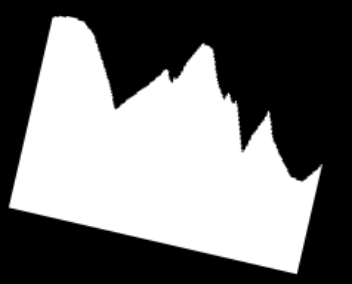
#> input picture proj1/1.png, 352 x 284 px, given in place of 1.pngimage.png, which was not available
$ python piro13.py ../proj1/1.png 5 3
#> lines starting #> are read from the running program, lines starting #| are printed output that depends on the picture; pictures that were not available may be replaced by others from this repository, and a replacement may not be noted
import cv2
import sys
import numpy as np
from matplotlib import pyplot as plt
from scipy import ndimage
import math
import copy
from skimage.measure import find_contours, approximate_polygon, \
    subdivide_polygon
import random

def rotate_img(img, angle):
    return ndimage.rotate(img, angle)

def ourRound(number):
    return round(float(number)/200)

# [6 lines left out: function printResults, not called in this run]

def loadFullImage(path,L,K):
#> called with path = '../proj1/1.png', L = 5, K = 3
    filename=path+'image.png'
    img = cv2.imread(filename,0)
#> img is the input picture: shape (284, 352); min 0, max 255, mean 115
    rows=L*200
    cols=K*200
    right=img.shape[1]
#> right = 352
    bottom=img.shape[0]
#> bottom = 284
    pts1 = np.float32([[right,0],[right,bottom],[0,bottom],[0,0]])
#> pts1 = [[352, 0], [352, 284], [0, 284], [0, 0]]
    pts2 = np.float32([[cols,0],[cols,rows],[0,rows],[0,0]])
    M = cv2.getPerspectiveTransform(pts1,pts2)
#> M = [[1.7, 0, 0], [0, 3.52, 0], [0, 0, 1]]
    dst = cv2.warpPerspective(img,M,(cols,rows))
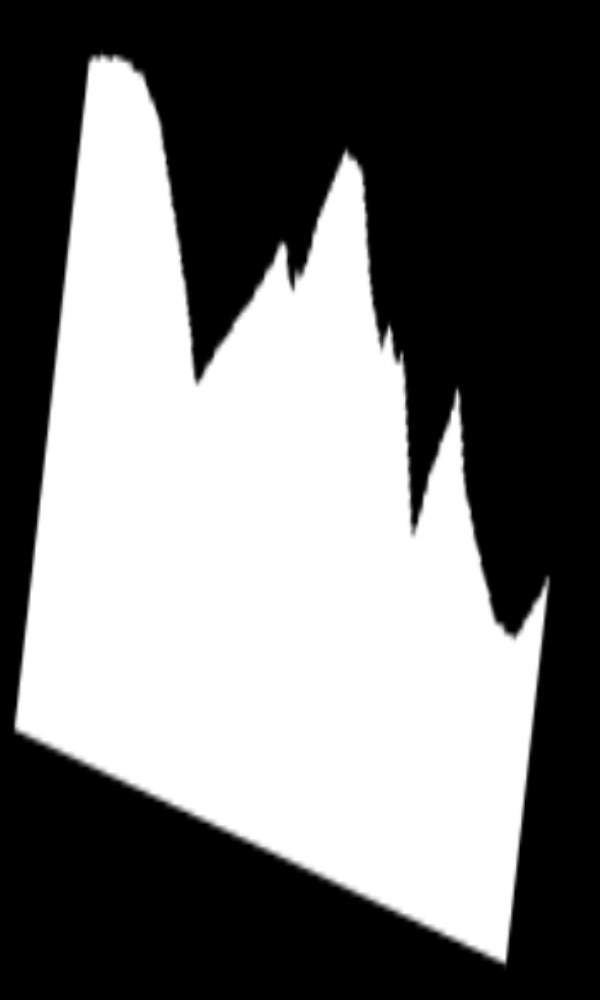
#> dst: shape (1000, 600); min 0, max 255, mean 115
    return dst

def transformCorners(img,rows,cols, rgb):
    pts1 = np.float32(findCorners(rgb))
    pts2 = np.float32([[0,rows],[0,0],[cols,0],[cols,rows]])
    M = cv2.getPerspectiveTransform(pts1,pts2)
    dst = cv2.warpPerspective(img,M,(cols,rows))
    return dst

def loadImages(L,K,path,imgFull):
#> called with L = 5, K = 3, path = '../proj1/1.png'
    images = []
    rows=200
    cols=200
    for i in range(0,(L*K)):
        filename=path+str(i)+'.png'
        img = cv2.imread(filename, 0)
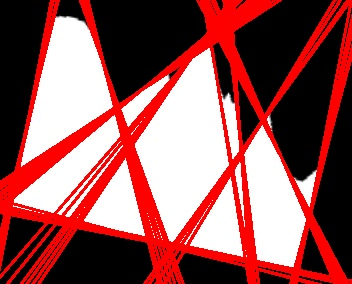
#> input picture proj1/houghlines3.jpg, 352 x 284 px, given in place of 1.png0.png, which was not available
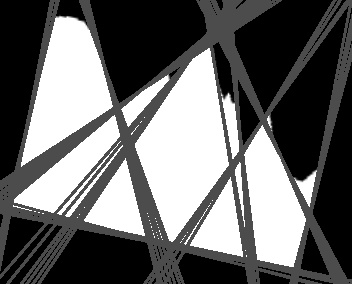
#> img: shape (284, 352); min 0, max 255, mean 104.6
        rgb = cv2.imread(filename, -1)
#> rgb is the input picture: shape (284, 352, 3); mean B, G, R 85.9, 86, 148.8
        img=transformCorners(img,rows,cols, rgb)
        images.append(img)
    return images

# [25 lines left out: function findExtremes, not called in this run]

def odl(a, b):
    return math.sqrt((a[0] - b[0]) ** 2 + (a[1] - b[1]) ** 2)

# [14 lines left out: functions sumOdl, createLine, not called in this run]

def aprox(tab):
    tab = tab[:-1]
    isIn = np.ones((len(tab)))
    for i in range(0, len(tab)):
        if createLine(tab, tab[i-2], tab[i-1], tab[i]):
            isIn[i-1] = 0
    return tab[isIn == 1]

def findCorners(img):
    result=[]
    img1 = img[:,:,-1]
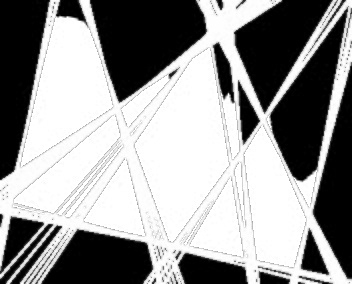
#> img1: shape (284, 352); min 0, max 255, mean 148.8
    img2 = np.zeros((img1.shape[0] + 20, img1.shape[1] + 20))
    img2[10:img1.shape[0] + 10, 10:img1.shape[1] + 10] = img1
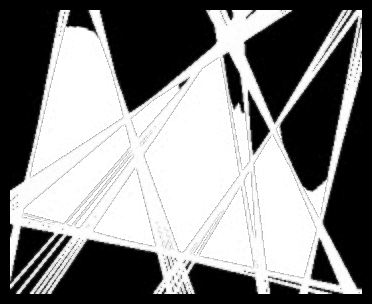
#> img2: shape (304, 372) float64; min 0, max 255, mean 131.5
    contours = find_contours(img2, 0)
#> contours = 564 point arrays, longest 3140 points
    aprx = approximate_polygon(contours[0], tolerance=10.0)
#> aprx = [[15, 50], [15, 50]]
    aprx4 = aprox(aprx)
#> in aprox, `tab = tab[:-1]`: tab = [[15, 50]]
#> in aprox, `isIn = np.ones((len(tab)))`: isIn = [1]
#> the loop in aprox, `for i in range(0, len(tab)):` made 1 pass
    for i in range(0, 4):
        result.append(aprx4[i].tolist())
    for i in range(0,len(result)):
        result[i].reverse()
    for i in range(0, len(result)):
        for j in range(0, len(result[i])):
            result[i][j] -= 10
    return result

# [74 lines left out: functions firstNotUsed, iteration, blind, cover, getResults, not called in this run]

def main():
    path=sys.argv[1]
    L=int(sys.argv[2])
    K=int(sys.argv[3])
    imgFull=loadFullImage(path,L,K)
    imgList=loadImages(L,K,path,imgFull)
    results=getResults(L,K,imgFull,imgList)
    printResults(results)

#> (the run stopped early here; a loop or call above may not have finished)
